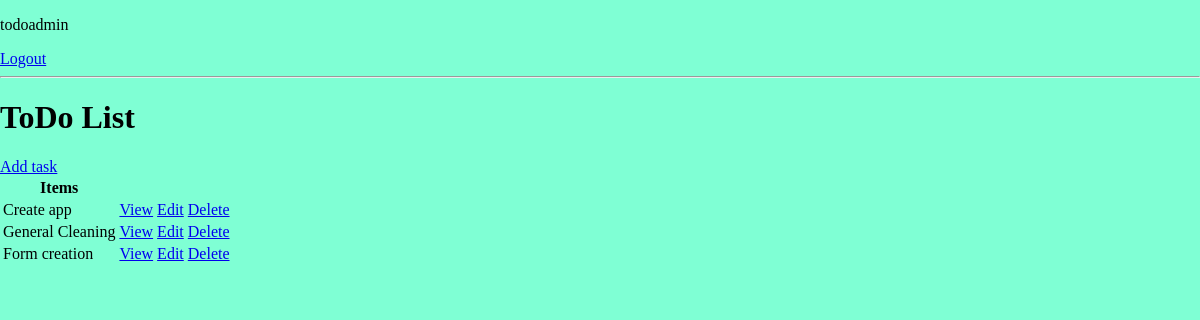
Before: / (signed in) with the older database file.
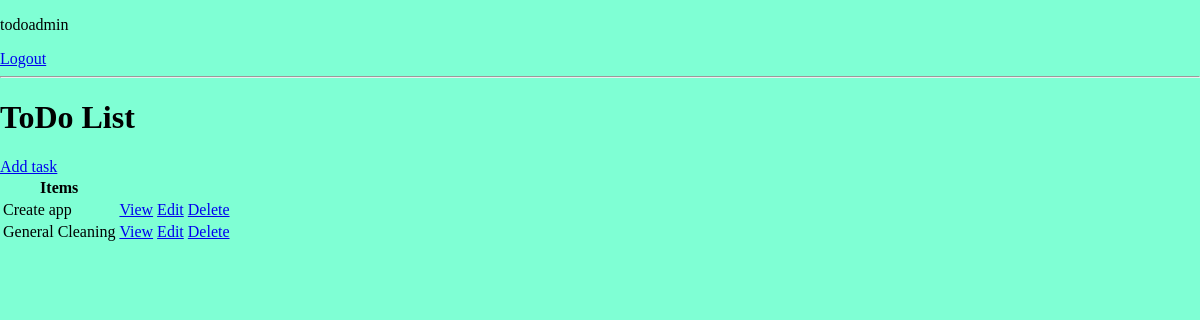
After: the same page with the newer database file.
### tasks/models.py (models this page shows, shortened)
class Task(models.Model):
    User = models.ForeignKey(
        User, null=True, blank=True, on_delete=models.CASCADE)
    title = models.CharField(max_length=200)
    description = models.TextField(null=True, blank=True)
    complete = models.BooleanField(default=False)
    created = models.DateField(auto_now_add=True)
    class Meta:
        ordering = ['complete']

### tasks/views.py (the view)
# urls.py: path("", views.StartingPage.as_view(), name="tasks"),
class StartingPage(ListView):
    model = Task
    template_name = 'tasks/index.html'
    context_object_name = 'tasks'

### tasks/templates/tasks/index.html (shortened to what this page needs)
{% extends "base.html" %}
{% block content %}
    {% if request.user.is_authenticated %}
        <p>{{request.user}}</p>
        <a href="{% url "logout" %}">Logout</a>
    {% else %}
        <a href="{% url "login" %}">Login</a>
    {% endif %}
    <hr />
    <h1> ToDo List</h1>
    <a href="{% url "task_create" %}">Add task</a>
    <table>
        <tr>
            <th> Items </th>
            <th></th>
            <th></th>
        </tr>
        {% for task in tasks %}
        <tr>
            <td>
                {{task.title}}
            </td>
            <td>
                <a href="{% url "task_detail" task.id %}">View</a>
            </td>
            <td>
                <a href="{% url "task_update" task.id %}">Edit</a>
            </td>
            <td>
                <a href="{% url "task_delete" task.id %}">Delete</a>
            </td>
        </tr>
        {% empty %}
            <h3> No items in the table.</h3>
         {% endfor %}
    </table>
{% endblock content %}

### templates/base.html (shortened to what this page needs)
{% load static %}
<!DOCTYPE html>
<html lang="en">
<head>
    <link rel="stylesheet" href="{% static "app.css" %}">
</head>
<body>
    {% block content %}{% endblock content %}
</body>
</html>

### static/app.css (style rules this page uses)
body { margin: 0; background-color: aquamarine; }

Changed rows visible on the page:
removed Task: title "Form creation"
